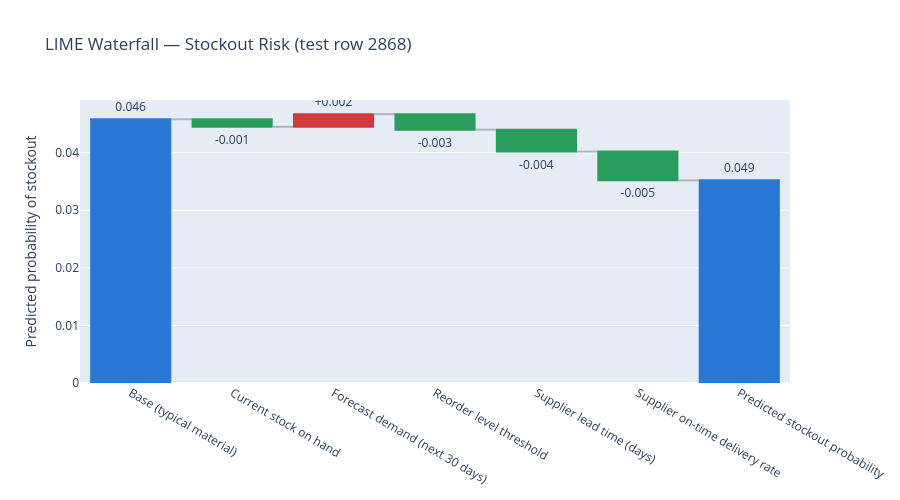

Source (notebook cell):
### Markdown cell above
### Model Interpretability — Interactive LIME Waterfall

The from-scratch LIME implementation the live app uses for its Warehouse Manager UI
(`app/ai/explain.py`) is imported directly here, applied to one real held-out material the
trained classifier scores as high stockout-risk, rendered as an interactive Plotly waterfall
(base value → per-feature push → final prediction).

### Code cell
import plotly.graph_objects as go

from app.ai.explain import explain_instance

X_test_df = pd.DataFrame(X_test, columns=FEATURES_STOCKOUT)
high_stockout_idx = int(np.argmax(proba))
example_instance = X_test_df.iloc[high_stockout_idx].to_dict()
print(f"Example instance (test row {high_stockout_idx}), predicted stockout probability = {proba[high_stockout_idx]:.3f}")
print(example_instance)


def stockout_predict_fn(X):
    X = np.atleast_2d(X)
    return gbc.predict_proba(X)[:, 1]


explanation = explain_instance(
    model_name="Stockout Risk",
    stats_key="stockout",
    instance=example_instance,
    feature_order=FEATURES_STOCKOUT,
    predict_fn=stockout_predict_fn,
    higher_is_worse=True,
)

factors = list(reversed(explanation["top_factors"]))
labels = [f["label"] for f in factors]
contributions = [f["contribution"] for f in factors]
hover = [
    f"{f['label']}<br>This material: {f['display_value']}<br>Typical: {f['typical_display_value']}<br>Push: {f['contribution']:+.4f}"
    for f in factors
]

fig = go.Figure(go.Waterfall(
    orientation="v",
    measure=["absolute"] + ["relative"] * len(factors) + ["total"],
    x=["Base (typical material)"] + labels + ["Predicted stockout probability"],
    y=[explanation["base_value"]] + contributions + [0],
    text=[f"{explanation['base_value']:.3f}"] + [f"{c:+.3f}" for c in contributions] + [f"{explanation['prediction']:.3f}"],
    textposition="outside",
    hovertext=["Typical (mean) predicted stockout probability across the training population"] + hover + ["Final predicted stockout probability"],
    hoverinfo="text",
    connector={"line": {"color": "rgba(100,100,100,0.4)"}},
    increasing={"marker": {"color": "#d03b3b"}},
    decreasing={"marker": {"color": "#2a9d5c"}},
    totals={"marker": {"color": "#2a78d6"}},
))
fig.update_layout(
    title=f"LIME Waterfall — Stockout Risk (test row {high_stockout_idx})",
    yaxis_title="Predicted probability of stockout",
    showlegend=False,
    height=500,
)
fig.show()
print(explanation["plain_language_summary"])

### Figure 1 — Plotly figure (JSON) as saved in the notebook; plotly's stock layout.template omitted (floating-point values rounded to 4 significant figures)
{"data": [{"connector": {"line": {"color": "rgba(100,100,100,0.4)"}}, "decreasing": {"marker": {"color": "#2a9d5c"}}, "hoverinfo": "text", "hovertext": ["Typical (mean) predicted stockout probability across the training population", "Current stock on hand<br>This material: 321.6<br>Typical: 212.5<br>Push: -0.0013", "Forecast demand (next 30 days)<br>This material: 145 days<br>Typical: 116 days<br>Push: +0.0022", "Reorder level threshold<br>This material: 212<br>Typical: 160.4<br>Push: -0.0027", "Supplier lead time (days)<br>This material: 11 days<br>Typical: 18 days<br>Push: -0.0038", "Supplier on-time delivery rate<br>This material: 71%<br>Typical: 84%<br>Push: -0.0050", "Final predicted stockout probability"], "increasing": {"marker": {"color": "#d03b3b"}}, "measure": ["absolute", "relative", "relative", "relative", "relative", "relative", "total"], "orientation": "v", "text": ["0.046", "-0.001", "+0.002", "-0.003", "-0.004", "-0.005", "0.049"], "textposition": "outside", "totals": {"marker": {"color": "#2a78d6"}}, "type": "waterfall", "x": ["Base (typical material)", "Current stock on hand", "Forecast demand (next 30 days)", "Reorder level threshold", "Supplier lead time (days)", "Supplier on-time delivery rate", "Predicted stockout probability"], "y": [0.0458, -0.0013, 0.0022, -0.0027, -0.0038, -0.005, 0]}], "layout": {"height": 500, "showlegend": false, "title": {"text": "LIME Waterfall — Stockout Risk (test row 2868)"}, "yaxis": {"title": {"text": "Predicted probability of stockout"}}}}
